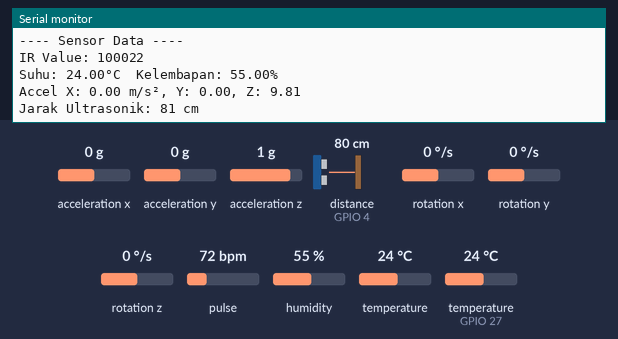
The sketch below on a simulated ESP32. Parts: the last lines printed to the serial monitor. The inputs (shaded band) are chosen by the test bench; at power-on: acceleration x 0 g, distance to the obstacle (sensor on GPIO 4) 80 cm, humidity 55 %, acceleration y 0 g, temperature (sensor on GPIO 27) 24 °C, acceleration z 1 g, rotation x 0 °/s, rotation y 0 °/s, rotation z 0 °/s, pulse 72 bpm, temperature 24 °C. The echo pulse lasts 58.3 µs per cm; WiFi joins after 1.5 s; servers stay silent unless stated; nothing arrives over Bluetooth unless stated.

Above: at 2.7 s.
2.8 s: acceleration x set to -1.4 g
At 5.7 s:
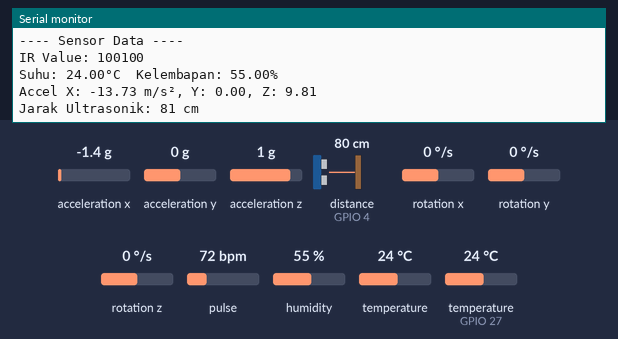
6.6 s: distance to the obstacle (sensor on GPIO 4) set to 2 cm
At 8.7 s:
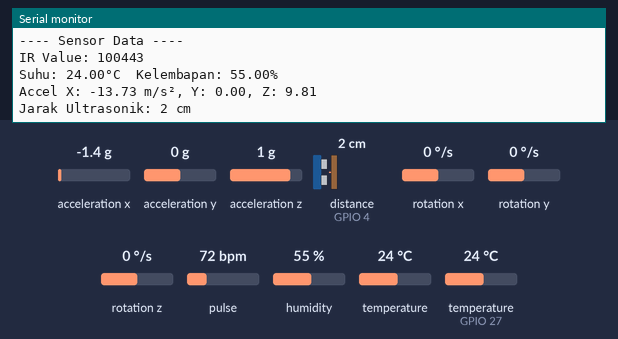
10.4 s: humidity set to 22 %
At 11.7 s:
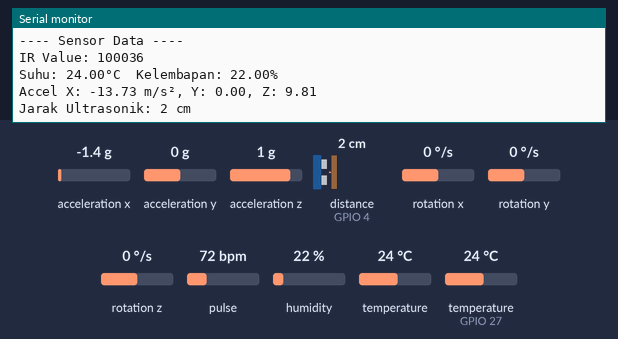
14.2 s: acceleration y set to -1.4 g
At 17.6 s:
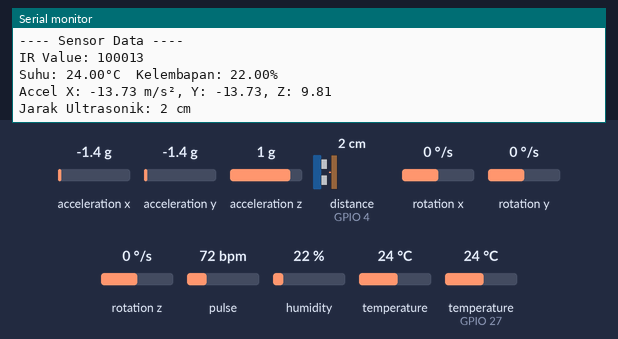
18.0 s: distance to the obstacle (sensor on GPIO 4) set to 120 cm
At 20.9 s:
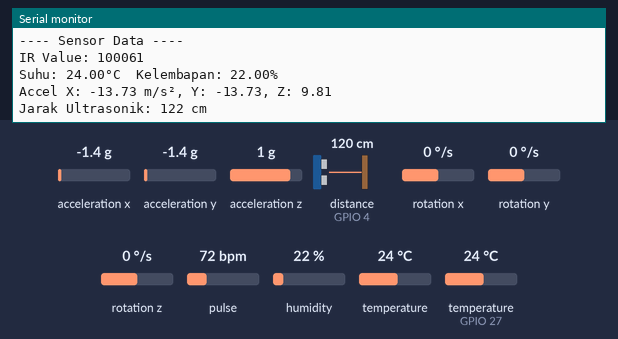
25.7 s: temperature (sensor on GPIO 27) set to 12 °C
At 29.4 s:
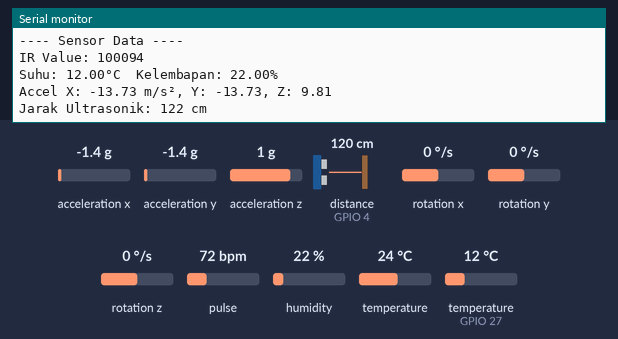
Timing chart, 0 to 30.5 s (numbered marks = the images above; inputs shaded):
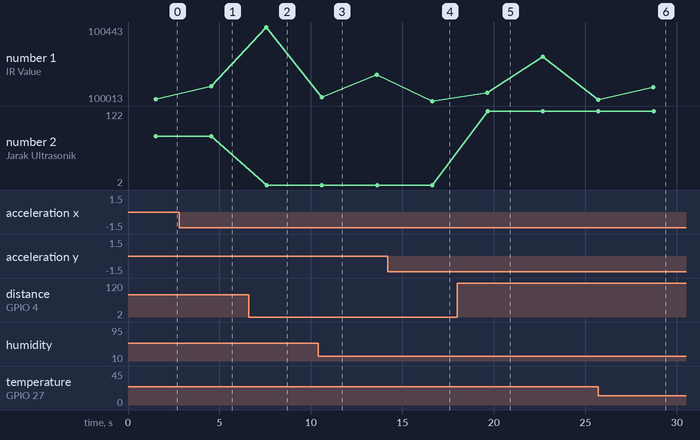

The sketch:

DataSensorToBluetoothWifi.ino
```cpp
#include <WiFi.h>
#include <BluetoothSerial.h>
#include <Adafruit_Sensor.h>
#include <Adafruit_MPU6050.h>
#include <Wire.h>
#include "MAX30105.h"
#include "heartRate.h"
#include "DHT.h"
#include <NewPing.h>

// ---------- WiFi ----------
const char* ssid = "Nama_WiFi";
const char* password = "Password_WiFi";

// ---------- Bluetooth ----------
BluetoothSerial SerialBT;

// ---------- MAX30102 ----------
MAX30105 particleSensor;
#define MAX_BRIGHTNESS 255

// ---------- DHT22 ----------
#define DHTPIN 27
#define DHTTYPE DHT22
DHT dht(DHTPIN, DHTTYPE);

// ---------- MPU6050 ----------
Adafruit_MPU6050 mpu;

// ---------- Ultrasonik ----------
#define TRIG_PIN 5
#define ECHO_PIN 4
NewPing sonar(TRIG_PIN, ECHO_PIN, 200); // max jarak 200cm

void setup() {
  Serial.begin(115200);

  // WiFi
  WiFi.begin(ssid, password);
  Serial.print("Menghubungkan ke WiFi");
  while (WiFi.status() != WL_CONNECTED) {
    delay(500);
    Serial.print(".");
  }
  Serial.println("\nTerhubung ke WiFi: " + WiFi.localIP().toString());

  // Bluetooth
  SerialBT.begin("Hairo_BT"); // Nama Bluetooth
  Serial.println("Bluetooth diaktifkan");

  // MAX30102
  if (!particleSensor.begin(Wire, I2C_SPEED_STANDARD)) {
    Serial.println("MAX30102 tidak terdeteksi");
  } else {
    particleSensor.setup(); // default settings
    particleSensor.setPulseAmplitudeRed(0x0A);
    particleSensor.setPulseAmplitudeGreen(0);
  }

  // DHT
  dht.begin();

  // MPU6050
  if (!mpu.begin()) {
    Serial.println("MPU6050 tidak ditemukan");
  } else {
    Serial.println("MPU6050 siap");
  }

  // Ultrasonik tidak perlu setup khusus
}

void loop() {
  Serial.println("---- Sensor Data ----");

  // MAX30102 - Heart Rate
  long irValue = particleSensor.getIR();
  if (irValue > 50000) {
    Serial.print("IR Value: ");
    Serial.println(irValue);
  } else {
    Serial.println("Letakkan jari di sensor MAX30102");
  }

  // DHT22 - Suhu & Kelembapan
  float h = dht.readHumidity();
  float t = dht.readTemperature();
  if (!isnan(h) && !isnan(t)) {
    Serial.print("Suhu: ");
    Serial.print(t);
    Serial.print("°C  Kelembapan: ");
    Serial.print(h);
    Serial.println("%");
  }

  // MPU6050 - Akselerometer
  sensors_event_t a, g, temp;
  mpu.getEvent(&a, &g, &temp);
  Serial.print("Accel X: ");
  Serial.print(a.acceleration.x);
  Serial.print(" m/s², Y: ");
  Serial.print(a.acceleration.y);
  Serial.print(", Z: ");
  Serial.println(a.acceleration.z);

  // HC-SR04 - Ultrasonik
  int jarak = sonar.ping_cm();
  Serial.print("Jarak Ultrasonik: ");
  Serial.print(jarak);
  Serial.println(" cm");

  // Kirim via Bluetooth (opsional)
  SerialBT.println("HR: " + String(irValue) + ", Suhu: " + String(t) + ", Jarak: " + String(jarak) + "cm");

  delay(3000);
}
```

Measured:
- after the input at 2.8 s, the serial monitor: prints a new line after 1.7 s (image 1)
- after the input at 6.6 s, the serial monitor: prints a new line after 0.97 s (image 2)
- after the input at 10.4 s, the serial monitor: prints a new line after 0.19 s (image 3)
- after the input at 14.2 s, the serial monitor: prints a new line after 2.4 s (image 4)
- after the input at 18.0 s, the serial monitor: prints a new line after 1.7 s (image 5)
- after the input at 25.7 s, the serial monitor: prints a new line after 3.0 s (image 6)
- plotted number 1: 100013 → 100021 after the input at 18.0 s
- plotted number 2: 81 → 2 after the input at 6.6 s, 2 → 122 after the input at 18.0 s
